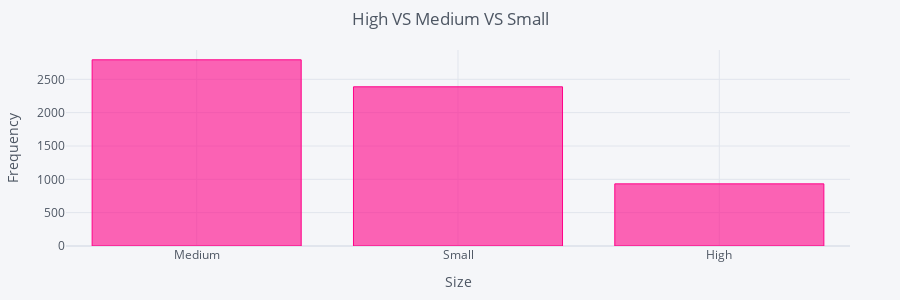

Here is the notebook cell this chart was saved with:
### Markdown cell above
#### 4). Dealing with the Missing Values in Categorical type column i.e. 'Outlet_Size'

### Code cell
# Counting the values
count = df_train['Outlet_Size'].value_counts().reset_index()
count.iplot(kind='bar', color='pink', x='index', y='Outlet_Size', title='High VS Medium VS Small', xTitle='Size', yTitle='Frequency')

### Figure 1 — Plotly figure (JSON) as saved in the notebook; plotly's stock layout.template omitted (floating-point values rounded to 4 significant figures)
{"data": [{"marker": {"color": "rgba(255, 0, 136, 0.6)", "line": {"color": "rgba(255, 0, 136, 1.0)", "width": 1}}, "name": "Outlet_Size", "orientation": "v", "text": "", "type": "bar", "x": ["Medium", "Small", "High"], "y": [2793, 2388, 932]}], "layout": {"height": 300, "legend": {"bgcolor": "#F5F6F9", "font": {"color": "#4D5663"}}, "margin": {"b": 50, "l": 50, "r": 50, "t": 50}, "paper_bgcolor": "#F5F6F9", "plot_bgcolor": "#F5F6F9", "title": {"font": {"color": "#4D5663"}, "text": "High VS Medium VS Small", "x": 0.5}, "xaxis": {"gridcolor": "#E1E5ED", "showgrid": true, "tickfont": {"color": "#4D5663"}, "title": {"font": {"color": "#4D5663"}, "text": "Size"}, "zerolinecolor": "#E1E5ED"}, "yaxis": {"gridcolor": "#E1E5ED", "showgrid": true, "tickfont": {"color": "#4D5663"}, "title": {"font": {"color": "#4D5663"}, "text": "Frequency"}, "zerolinecolor": "#E1E5ED"}}}
